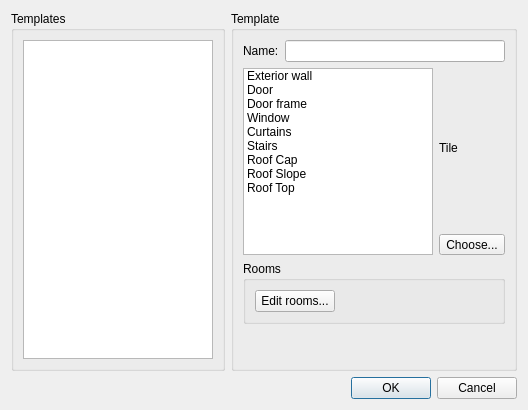
<?xml version="1.0" encoding="UTF-8"?>
<ui version="4.0">
 <class>BuildingTemplatesDialog</class>
 <widget class="QDialog" name="BuildingTemplatesDialog">
  <property name="geometry">
   <rect>
    <x>0</x>
    <y>0</y>
    <width>528</width>
    <height>410</height>
   </rect>
  </property>
  <property name="windowTitle">
   <string>Templates</string>
  </property>
  <layout class="QGridLayout" name="gridLayout">
   <item row="0" column="0">
    <widget class="QGroupBox" name="groupBox">
     <property name="title">
      <string>Templates</string>
     </property>
     <layout class="QVBoxLayout" name="verticalLayout_2">
      <item>
       <widget class="QListWidget" name="templatesList"/>
      </item>
      <item>
       <layout class="QHBoxLayout" name="toolBarLayout"/>
      </item>
     </layout>
    </widget>
   </item>
   <item row="0" column="1">
    <widget class="QGroupBox" name="groupBox_2">
     <property name="title">
      <string>Template</string>
     </property>
     <layout class="QVBoxLayout" name="verticalLayout">
      <item>
       <layout class="QHBoxLayout" name="horizontalLayout_2">
        <item>
         <widget class="QLabel" name="label">
          <property name="text">
           <string>Name:</string>
          </property>
         </widget>
        </item>
        <item>
         <widget class="QLineEdit" name="name"/>
        </item>
       </layout>
      </item>
      <item>
       <layout class="QHBoxLayout" name="horizontalLayout_3">
        <item>
         <widget class="QListWidget" name="tilesList">
          <item>
           <property name="text">
            <string>Exterior wall</string>
           </property>
          </item>
          <item>
           <property name="text">
            <string>Door</string>
           </property>
          </item>
          <item>
           <property name="text">
            <string>Door frame</string>
           </property>
          </item>
          <item>
           <property name="text">
            <string>Window</string>
           </property>
          </item>
          <item>
           <property name="text">
            <string>Curtains</string>
           </property>
          </item>
          <item>
           <property name="text">
            <string>Stairs</string>
           </property>
          </item>
          <item>
           <property name="text">
            <string>Roof Cap</string>
           </property>
          </item>
          <item>
           <property name="text">
            <string>Roof Slope</string>
           </property>
          </item>
          <item>
           <property name="text">
            <string>Roof Top</string>
           </property>
          </item>
         </widget>
        </item>
        <item>
         <layout class="QVBoxLayout" name="verticalLayout_3">
          <item>
           <widget class="QLabel" name="tileLabel">
            <property name="minimumSize">
             <size>
              <width>64</width>
              <height>128</height>
             </size>
            </property>
            <property name="text">
             <string>Tile</string>
            </property>
           </widget>
          </item>
          <item>
           <widget class="QToolButton" name="chooseTile">
            <property name="text">
             <string>Choose...</string>
            </property>
           </widget>
          </item>
         </layout>
        </item>
       </layout>
      </item>
      <item>
       <widget class="QGroupBox" name="groupBox_3">
        <property name="title">
         <string>Rooms</string>
        </property>
        <layout class="QHBoxLayout" name="horizontalLayout_6">
         <item>
          <widget class="QPushButton" name="editRooms">
           <property name="text">
            <string>Edit rooms...</string>
           </property>
          </widget>
         </item>
         <item>
          <spacer name="horizontalSpacer_3">
           <property name="orientation">
            <enum>Qt::Horizontal</enum>
           </property>
           <property name="sizeHint" stdset="0">
            <size>
             <width>40</width>
             <height>20</height>
            </size>
           </property>
          </spacer>
         </item>
        </layout>
       </widget>
      </item>
      <item>
       <spacer name="verticalSpacer">
        <property name="orientation">
         <enum>Qt::Vertical</enum>
        </property>
        <property name="sizeHint" stdset="0">
         <size>
          <width>20</width>
          <height>40</height>
         </size>
        </property>
       </spacer>
      </item>
     </layout>
    </widget>
   </item>
   <item row="1" column="1">
    <widget class="QDialogButtonBox" name="buttonBox">
     <property name="orientation">
      <enum>Qt::Horizontal</enum>
     </property>
     <property name="standardButtons">
      <set>QDialogButtonBox::Cancel|QDialogButtonBox::Ok</set>
     </property>
    </widget>
   </item>
  </layout>
  <action name="actionAdd">
   <property name="icon">
    <iconset resource="../tiled.qrc">
     <normaloff>:/images/22x22/add.png</normaloff>:/images/22x22/add.png</iconset>
   </property>
   <property name="text">
    <string>Add</string>
   </property>
   <property name="toolTip">
    <string>Add new template</string>
   </property>
  </action>
  <action name="actionRemove">
   <property name="icon">
    <iconset resource="../tiled.qrc">
     <normaloff>:/images/16x16/edit-delete.png</normaloff>:/images/16x16/edit-delete.png</iconset>
   </property>
   <property name="text">
    <string>Remove</string>
   </property>
   <property name="toolTip">
    <string>Remove selected template</string>
   </property>
  </action>
  <action name="actionDuplicate">
   <property name="icon">
    <iconset resource="../tiled.qrc">
     <normaloff>:/images/16x16/stock-duplicate-16.png</normaloff>:/images/16x16/stock-duplicate-16.png</iconset>
   </property>
   <property name="text">
    <string>Duplicate</string>
   </property>
   <property name="toolTip">
    <string>Duplicate selected template</string>
   </property>
  </action>
  <action name="actionMoveUp">
   <property name="icon">
    <iconset resource="../tiled.qrc">
     <normaloff>:/images/16x16/go-up.png</normaloff>:/images/16x16/go-up.png</iconset>
   </property>
   <property name="text">
    <string>Move Up</string>
   </property>
   <property name="toolTip">
    <string>Move selected template up</string>
   </property>
  </action>
  <action name="actionMoveDown">
   <property name="icon">
    <iconset resource="../tiled.qrc">
     <normaloff>:/images/16x16/go-down.png</normaloff>:/images/16x16/go-down.png</iconset>
   </property>
   <property name="text">
    <string>Move Down</string>
   </property>
   <property name="toolTip">
    <string>Move selected template down</string>
   </property>
  </action>
  <action name="actionImport">
   <property name="icon">
    <iconset resource="../tiled.qrc">
     <normaloff>:/images/16x16/document-import.png</normaloff>:/images/16x16/document-import.png</iconset>
   </property>
   <property name="text">
    <string>Import</string>
   </property>
   <property name="toolTip">
    <string>Import templates from a file</string>
   </property>
  </action>
  <action name="actionExport">
   <property name="icon">
    <iconset resource="../tiled.qrc">
     <normaloff>:/images/16x16/document-export.png</normaloff>:/images/16x16/document-export.png</iconset>
   </property>
   <property name="text">
    <string>Export</string>
   </property>
   <property name="toolTip">
    <string>Export templates to a file</string>
   </property>
  </action>
 </widget>
 <resources>
  <include location="../tiled.qrc"/>
 </resources>
 <connections>
  <connection>
   <sender>buttonBox</sender>
   <signal>accepted()</signal>
   <receiver>BuildingTemplatesDialog</receiver>
   <slot>accept()</slot>
   <hints>
    <hint type="sourcelabel">
     <x>248</x>
     <y>254</y>
    </hint>
    <hint type="destinationlabel">
     <x>157</x>
     <y>274</y>
    </hint>
   </hints>
  </connection>
  <connection>
   <sender>buttonBox</sender>
   <signal>rejected()</signal>
   <receiver>BuildingTemplatesDialog</receiver>
   <slot>reject()</slot>
   <hints>
    <hint type="sourcelabel">
     <x>316</x>
     <y>260</y>
    </hint>
    <hint type="destinationlabel">
     <x>286</x>
     <y>274</y>
    </hint>
   </hints>
  </connection>
 </connections>
</ui>
